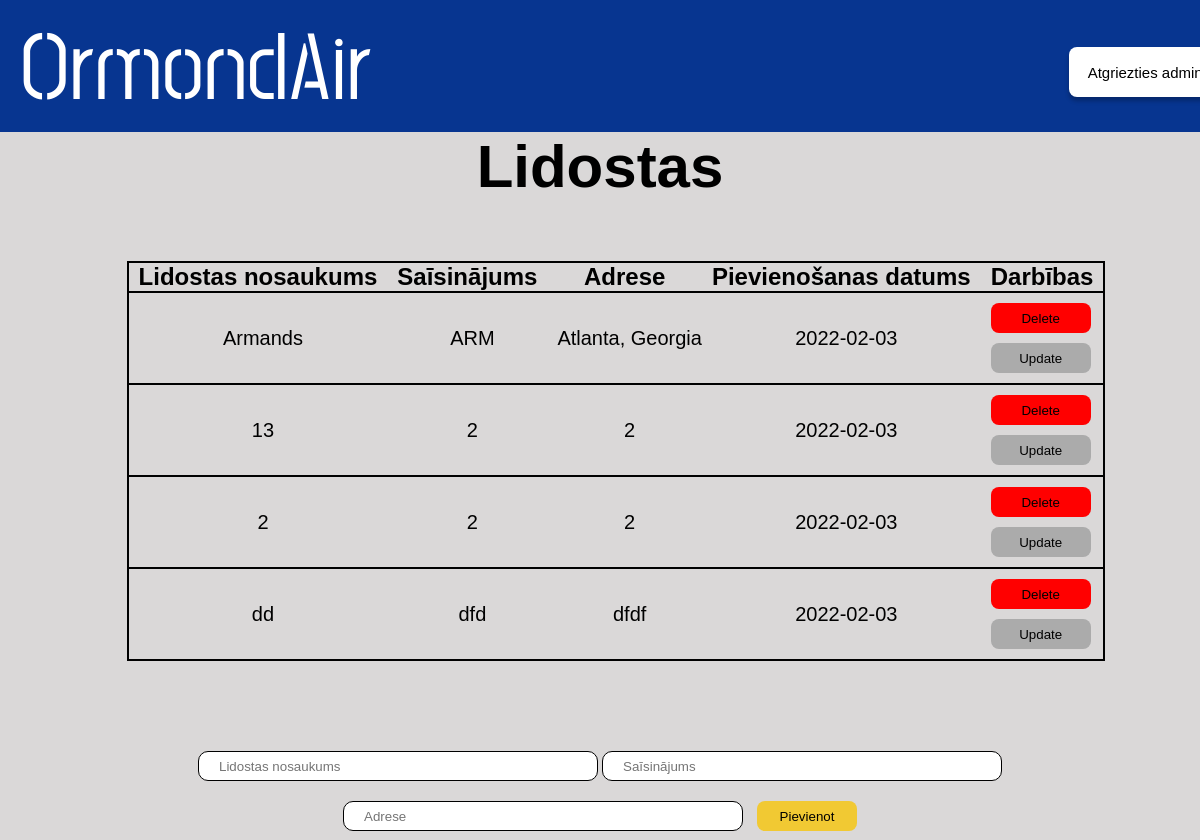
The app's page /admin/lidostas, older data.
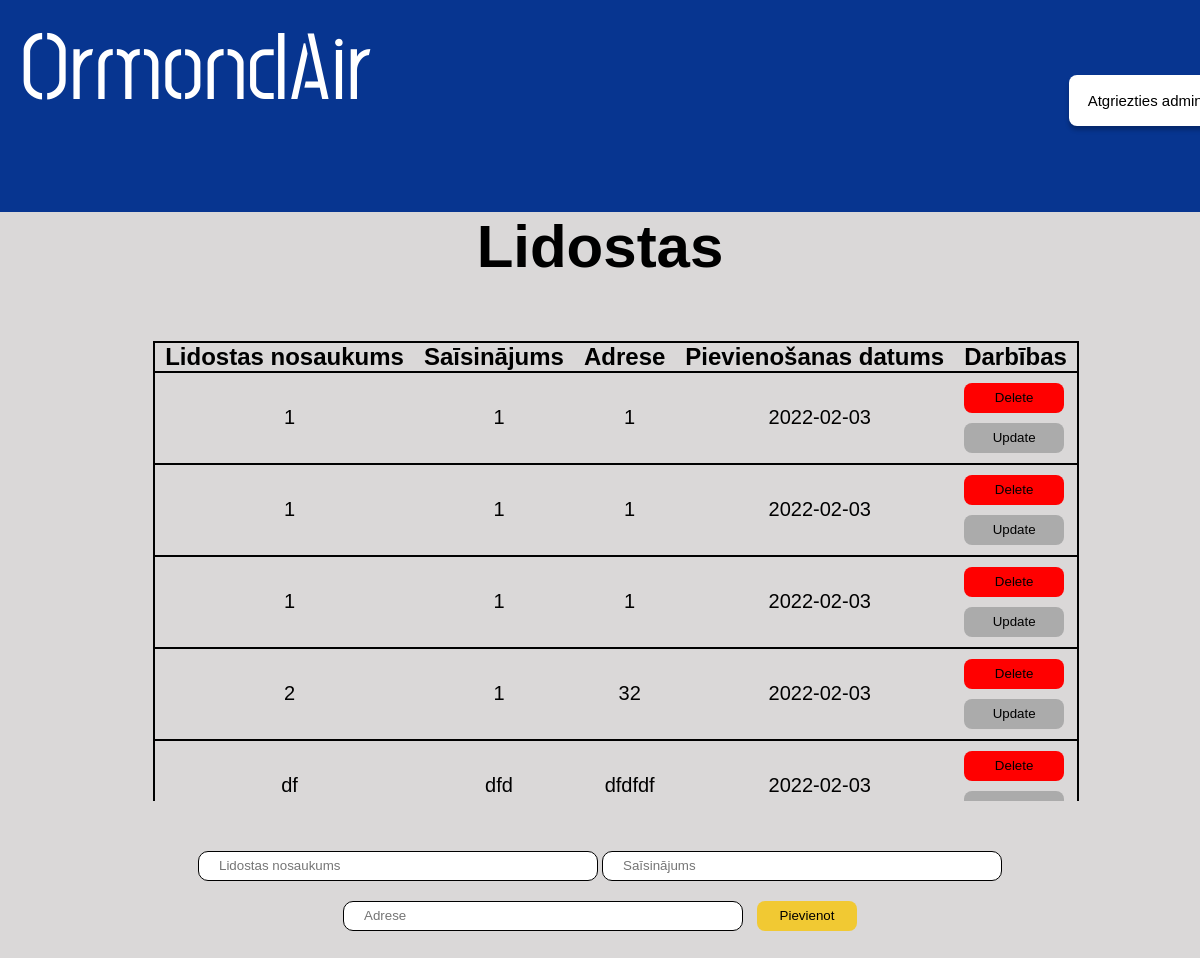
The same page, newer data.
### main.py (models this page shows, shortened)
class Lidosta(db.Model):
    id = db.Column(db.Integer, primary_key=True)
    content = db.Column(db.String(200), nullable=False)
    saisinajums = db.Column(db.String(3), nullable=False)
    adrese = db.Column(db.String(200), nullable=False)
    date_created = db.Column(db.DateTime, default=datetime.utcnow)

### main.py (the view)
@app.route('/admin/lidostas', methods=['POST', 'GET'])
def lidostas():
  if request.method == 'POST':
    new_airport = Lidosta(content=request.form['content'],saisinajums = request.form['saisinajums'], adrese=request.form['adrese'])
    try:
      db.session.add(new_airport)
      db.session.commit()
      return redirect('/admin/lidostas')
    except:
      return "Draugi nav labi!"
  else:
    tasks = Lidosta.query.order_by(Lidosta.date_created).all()
    return render_template('adminlidostas.html', tasks=tasks)

### templates/adminlidostas.html (shortened to what this page needs)
<!DOCTYPE html>
<html lang="en">
  <head>
    <link href="/static/css/stylesheet.css" rel="stylesheet" />
  </head>
  <body>
    <div class="augsejaisBaneris">
      <a href="/">
        <h1 class="homePage">OrmondAir</h1>
      </a>
      <a href="/admin">
        <button id="atgriezties_admin">Atgriezties admin</button>
      </a>
    </div>
    <div class="apaksejaisBaneris">
      <h1 id="virsraksts">Lidostas</h1>
      {% if tasks|length < 1 %}
      <h4 id="apaksraksts">Nav pievienota neviena lidosta! </h4>
      {% else %}
      <div class="tabulaBox">
        <table class="tabula">
          <tr class="tabula">
            <th class="teksts">Lidostas nosaukums</th>
            <th class="teksts">Saīsinājums</th>
            <th class="teksts">Adrese</th>
            <th class="teksts">Pievienošanas datums</th>
            <th class="teksts">Darbības</th>
          </tr>
          {% for task in tasks %}
            <tr class="tabula">
              <td class="dbteksts">{{ task.content }}</td>
              <td class="dbteksts">{{ task.saisinajums }}</td>
              <td class="dbteksts">{{ task.adrese }}</td>
              <td class="dbteksts">{{ task.date_created.date() }}</td>
              <td>
                <a href="/delete/{{task.id}}"><button id=dzest>Delete</button></a>
                <br>
                <a href="/update/{{task.id}}"><button id=labot>Update</button></a>
              </td>
            </tr>
          {% endfor %}
        </table>
      </div>
      {% endif %}
      <form action="/admin/lidostas" method="POST" id="form">
        <input class="input" type="text" name="content" id="content" maxlength="50" placeholder="Lidostas nosaukums" required>
        <input class="input" type="text" name="saisinajums" id="saisinajums" maxlength="3" placeholder="Saīsinājums" required>
        <input class="input" type="text" name="adrese" id="adrese" maxlength="50"placeholder="Adrese" required>
        <input type="submit" value="Pievienot" id="pievienot">
      </form>
    </div>
  </body>
</html>

Row changes from the older to the newer data that the page shows:
removed Lidosta: content "Armands", saisinajums "ARM", adrese "Atlanta, Georgia", date_created "2022-02-03"
removed Lidosta: content "2", saisinajums "2", adrese "2", date_created "2022-02-03"
removed Lidosta: content "dd", saisinajums "dfd", adrese "dfdf", date_created "2022-02-03"
added Lidosta: content "1", saisinajums "1", adrese "1", date_created "2022-02-03"
changed Lidosta (number 2 of 5 on the later page): content "13" → "1"; saisinajums "2" → "1"; adrese "2" → "1"
added Lidosta: content "1", saisinajums "1", adrese "1", date_created "2022-02-03"
added Lidosta: content "2", saisinajums "1", adrese "32", date_created "2022-02-03"
added Lidosta: content "df", saisinajums "dfd", adrese "dfdfdf", date_created "2022-02-03"
